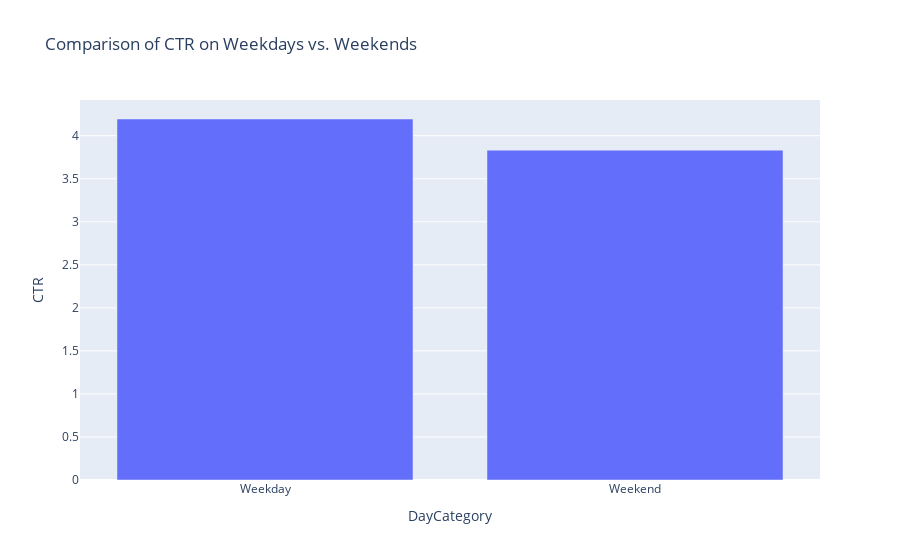

The code cell stored with this chart in its notebook:
### Code cell
px.bar(ctr_by_day_category,x='DayCategory',y='CTR',title='Comparison of CTR on Weekdays vs. Weekends')

### Figure 1 — Plotly figure (JSON) as saved in the notebook; plotly's stock layout.template omitted (floating-point values rounded to 4 significant figures)
{"data": [{"alignmentgroup": "True", "hovertemplate": "DayCategory=%{x}<br>CTR=%{y}<extra></extra>", "legendgroup": "", "marker": {"color": "#636efa", "pattern": {"shape": ""}}, "name": "", "offsetgroup": "", "orientation": "v", "showlegend": false, "textposition": "auto", "type": "bar", "x": ["Weekday", "Weekend"], "xaxis": "x", "y": [4.194, 3.832], "yaxis": "y"}], "layout": {"autosize": true, "barmode": "relative", "legend": {"tracegroupgap": 0}, "title": {"text": "Comparison of CTR on Weekdays vs. Weekends"}, "xaxis": {"anchor": "y", "autorange": true, "domain": [0, 1], "range": [-0.5, 1.5], "title": {"text": "DayCategory"}, "type": "category"}, "yaxis": {"anchor": "x", "autorange": true, "domain": [0, 1], "range": [0, 4.415], "title": {"text": "CTR"}, "type": "linear"}}}
